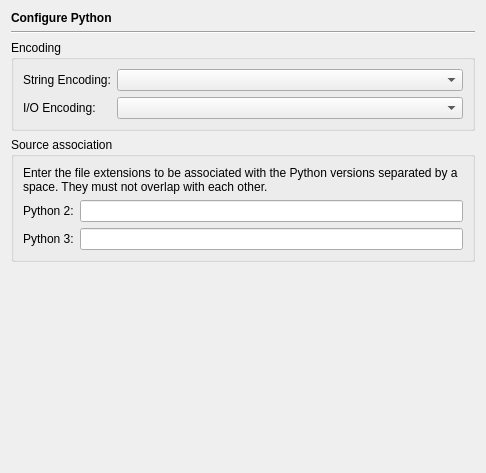
<?xml version="1.0" encoding="UTF-8"?>
<ui version="4.0">
 <class>PythonPage</class>
 <widget class="QWidget" name="PythonPage">
  <property name="geometry">
   <rect>
    <x>0</x>
    <y>0</y>
    <width>482</width>
    <height>473</height>
   </rect>
  </property>
  <layout class="QVBoxLayout" name="verticalLayout">
   <item>
    <widget class="QLabel" name="headerLabel">
     <property name="text">
      <string>&lt;b&gt;Configure Python&lt;/b&gt;</string>
     </property>
    </widget>
   </item>
   <item>
    <widget class="Line" name="line11_2_2_2_2">
     <property name="frameShape">
      <enum>QFrame::HLine</enum>
     </property>
     <property name="frameShadow">
      <enum>QFrame::Sunken</enum>
     </property>
     <property name="orientation">
      <enum>Qt::Horizontal</enum>
     </property>
    </widget>
   </item>
   <item>
    <widget class="QGroupBox" name="groupBox">
     <property name="title">
      <string>Encoding</string>
     </property>
     <layout class="QGridLayout" name="gridLayout">
      <item row="0" column="0">
       <widget class="QLabel" name="label">
        <property name="text">
         <string>String Encoding:</string>
        </property>
       </widget>
      </item>
      <item row="0" column="1">
       <widget class="QComboBox" name="stringEncodingComboBox">
        <property name="sizePolicy">
         <sizepolicy hsizetype="Expanding" vsizetype="Fixed">
          <horstretch>0</horstretch>
          <verstretch>0</verstretch>
         </sizepolicy>
        </property>
        <property name="toolTip">
         <string>Select the string encoding to be used.</string>
        </property>
       </widget>
      </item>
      <item row="1" column="0">
       <widget class="QLabel" name="label_2">
        <property name="text">
         <string>I/O Encoding:</string>
        </property>
       </widget>
      </item>
      <item row="1" column="1">
       <widget class="QComboBox" name="ioEncodingComboBox">
        <property name="sizePolicy">
         <sizepolicy hsizetype="Expanding" vsizetype="Fixed">
          <horstretch>0</horstretch>
          <verstretch>0</verstretch>
         </sizepolicy>
        </property>
        <property name="toolTip">
         <string>Select the string encoding used by commandline tools.</string>
        </property>
       </widget>
      </item>
     </layout>
    </widget>
   </item>
   <item>
    <widget class="QGroupBox" name="groupBox_3">
     <property name="title">
      <string>Source association</string>
     </property>
     <layout class="QGridLayout" name="gridLayout_2">
      <item row="0" column="0" colspan="2">
       <widget class="QLabel" name="label_3">
        <property name="text">
         <string>Enter the file extensions to be associated with the Python versions separated by a space. They must not overlap with each other.</string>
        </property>
        <property name="wordWrap">
         <bool>true</bool>
        </property>
       </widget>
      </item>
      <item row="1" column="0">
       <widget class="QLabel" name="label_4">
        <property name="text">
         <string>Python 2:</string>
        </property>
       </widget>
      </item>
      <item row="1" column="1">
       <widget class="QLineEdit" name="py2ExtensionsEdit"/>
      </item>
      <item row="2" column="0">
       <widget class="QLabel" name="label_5">
        <property name="text">
         <string>Python 3:</string>
        </property>
       </widget>
      </item>
      <item row="2" column="1">
       <widget class="QLineEdit" name="py3ExtensionsEdit"/>
      </item>
     </layout>
    </widget>
   </item>
   <item>
    <spacer>
     <property name="orientation">
      <enum>Qt::Vertical</enum>
     </property>
     <property name="sizeHint" stdset="0">
      <size>
       <width>464</width>
       <height>41</height>
      </size>
     </property>
    </spacer>
   </item>
  </layout>
 </widget>
 <resources/>
 <connections/>
</ui>
